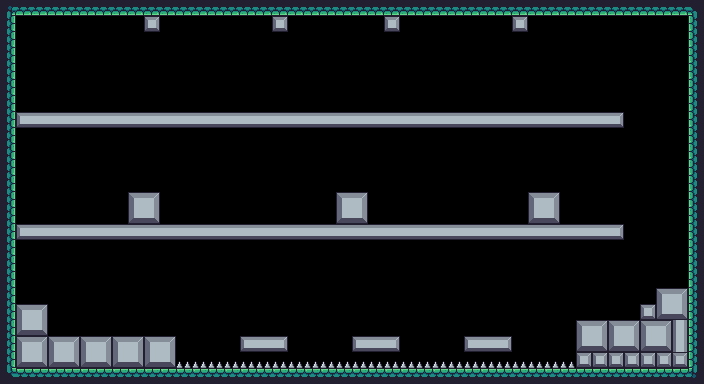

Below is a game level as drawn by its tile map, then a one-line description and the .tmx file that defines it, in full:
An orthogonal 44x24 tile map with 16x16 px tiles, 1 tile layer (图块层 1), 7 tilesets, 1 image layer and 59 objects.

<map version="1.10" tiledversion="1.12.2" orientation="orthogonal" renderorder="right-down" width="44" height="24" tilewidth="16" tileheight="16" infinite="0" nextlayerid="4" nextobjectid="70">
 <tileset firstgid="1" source="Terrain (16x16).tsx" />
 <tileset firstgid="243" source="Idle.tsx" />
 <tileset firstgid="244" source="Spiked Ball.tsx" />
 <tileset firstgid="245" source="rock head.tsx" />
 <tileset firstgid="269" source="Kiwi.tsx" />
 <tileset firstgid="286" source="On (38x38).tsx" />
 <tileset firstgid="294" source="Chain.tsx" />
 <imagelayer id="2" name="图像图层 1" offsetx="0" offsety="-896" repeatx="1" repeaty="1">
  <image source="Green.png" width="64" height="64" />
 </imagelayer>
 <layer id="1" name="图块层 1" width="44" height="24">
  <data encoding="csv">
180,222,222,222,222,222,222,222,222,222,222,222,222,222,222,222,222,222,222,222,222,222,222,222,222,222,222,222,222,222,222,222,222,222,222,222,222,222,222,222,222,222,222,181,
201,0,0,0,0,0,0,0,0,123,0,0,0,0,0,0,0,123,0,0,0,0,0,0,123,0,0,0,0,0,0,0,123,0,0,0,0,0,0,0,0,0,0,199,
201,0,0,0,0,0,0,0,0,0,0,0,0,0,0,0,0,0,0,0,0,0,0,0,0,0,0,0,0,0,0,0,0,0,0,0,0,0,0,0,0,0,0,199,
201,0,0,0,0,0,0,0,0,0,0,0,0,0,0,0,0,0,0,0,0,0,0,0,0,0,0,0,0,0,0,0,0,0,0,0,0,0,0,0,0,0,0,199,
201,0,0,0,0,0,0,0,0,0,0,0,0,0,0,0,0,0,0,0,0,0,0,0,0,0,0,0,0,0,0,0,0,0,0,0,0,0,0,0,0,0,0,199,
201,0,0,0,0,0,0,0,0,0,0,0,0,0,0,0,0,0,0,0,0,0,0,0,0,0,0,0,0,0,0,0,0,0,0,0,0,0,0,0,0,0,0,199,
201,0,0,0,0,0,0,0,0,0,0,0,0,0,0,0,0,0,0,0,0,0,0,0,0,0,0,0,0,0,0,0,0,0,0,0,0,0,0,0,0,0,0,199,
201,101,102,102,102,102,102,102,102,102,102,102,102,102,102,102,102,102,102,102,102,102,102,102,102,102,102,102,102,102,102,102,102,102,102,102,102,102,103,0,0,0,0,199,
201,0,0,0,0,0,0,0,0,0,0,0,0,0,0,0,0,0,0,0,0,0,0,0,0,0,0,0,0,0,0,0,0,0,0,0,0,0,0,0,0,0,0,199,
201,0,0,0,0,0,0,0,0,0,0,0,0,0,0,0,0,0,0,0,0,0,0,0,0,0,0,0,0,0,0,0,0,0,0,0,0,0,0,0,0,0,0,199,
201,0,0,0,0,0,0,0,0,0,0,0,0,0,0,0,0,0,0,0,0,0,0,0,0,0,0,0,0,0,0,0,0,0,0,0,0,0,0,0,0,0,0,199,
201,0,0,0,0,0,0,0,0,0,0,0,0,0,0,0,0,0,0,0,0,0,0,0,0,0,0,0,0,0,0,0,0,0,0,0,0,0,0,0,0,0,0,199,
201,0,0,0,0,0,0,0,124,125,0,0,0,0,0,0,0,0,0,0,0,124,125,0,0,0,0,0,0,0,0,0,0,124,125,0,0,0,0,0,0,0,0,199,
201,0,0,0,0,0,0,0,146,147,0,0,0,0,0,0,0,0,0,0,0,146,147,0,0,0,0,0,0,0,0,0,0,146,147,0,0,0,0,0,0,0,0,199,
201,101,102,102,102,102,102,102,102,102,102,102,102,102,102,102,102,102,102,102,102,102,102,102,102,102,102,102,102,102,102,102,102,102,102,102,102,102,103,0,0,0,0,199,
201,0,0,0,0,0,0,0,0,0,0,0,0,0,0,0,0,0,0,0,0,0,0,0,0,0,0,0,0,0,0,0,0,0,0,0,0,0,0,0,0,0,0,199,
201,0,0,0,0,0,0,0,0,0,0,0,0,0,0,0,0,0,0,0,0,0,0,0,0,0,0,0,0,0,0,0,0,0,0,0,0,0,0,0,0,0,0,199,
201,0,0,0,0,0,0,0,0,0,0,0,0,0,0,0,0,0,0,0,0,0,0,0,0,0,0,0,0,0,0,0,0,0,0,0,0,0,0,0,0,0,0,199,
201,0,0,0,0,0,0,0,0,0,0,0,0,0,0,0,0,0,0,0,0,0,0,0,0,0,0,0,0,0,0,0,0,0,0,0,0,0,0,0,0,124,125,199,
201,124,125,0,0,0,0,0,0,0,0,0,0,0,0,0,0,0,0,0,0,0,0,0,0,0,0,0,0,0,0,0,0,0,0,0,0,0,0,0,123,146,147,199,
201,146,147,0,0,0,0,0,0,0,0,0,0,0,0,0,0,0,0,0,0,0,0,0,0,0,0,0,0,0,0,0,0,0,0,0,124,125,124,125,124,125,126,199,
201,124,125,124,125,124,125,124,125,124,125,0,0,0,0,101,102,103,0,0,0,0,101,102,103,0,0,0,0,101,102,103,0,0,0,0,146,147,146,147,146,147,126,199,
201,146,147,146,147,146,147,146,147,146,147,243,243,243,243,243,243,243,243,243,243,243,243,243,243,243,243,243,243,243,243,243,243,243,243,243,123,123,123,123,123,123,123,199,
202,178,178,178,178,178,178,178,178,178,178,178,178,178,178,178,178,178,178,178,178,178,178,178,178,178,178,178,178,178,178,178,178,178,178,178,178,178,178,178,178,178,178,203
</data>
 </layer>
 <objectgroup id="3" name="对象层 1">
  <object id="4" gid="253" x="652.5" y="137" width="42" height="42" />
  <object id="5" gid="253" x="430" y="229.667" width="42" height="42" />
  <object id="6" gid="253" x="217.5" y="229" width="42" height="42" />
  <object id="7" gid="269" x="247.5" y="335" width="32" height="32" />
  <object id="8" gid="269" x="304" y="304" width="32" height="32" />
  <object id="9" gid="269" x="360" y="336.5" width="32" height="32" />
  <object id="11" gid="269" x="416" y="304" width="32" height="32" />
  <object id="12" gid="269" x="471.5" y="336.5" width="32" height="32" />
  <object id="13" gid="269" x="368" y="224" width="32" height="32" />
  <object id="14" gid="269" x="400" y="224" width="32" height="32" />
  <object id="15" gid="269" x="432" y="224" width="32" height="32" />
  <object id="16" gid="269" x="464" y="224" width="32" height="32" />
  <object id="17" gid="269" x="496" y="224" width="32" height="32" />
  <object id="18" gid="269" x="432" y="192" width="32" height="32" />
  <object id="19" gid="269" x="304" y="224" width="32" height="32" />
  <object id="20" gid="269" x="268.5" y="225.5" width="32" height="32" />
  <object id="21" gid="269" x="232" y="226.5" width="32" height="32" />
  <object id="22" gid="269" x="208" y="224" width="32" height="32" />
  <object id="23" gid="269" x="176" y="224" width="32" height="32" />
  <object id="24" gid="269" x="224" y="192" width="32" height="32" />
  <object id="26" gid="269" x="32" y="192" width="32" height="32" />
  <object id="28" gid="269" x="16" y="224" width="32" height="32" />
  <object id="29" gid="269" x="16" y="208" width="32" height="32" />
  <object id="30" gid="269" x="16" y="208" width="32" height="32" />
  <object id="31" gid="269" x="48" y="192" width="32" height="32" />
  <object id="32" gid="269" x="16" y="192" width="32" height="32" />
  <object id="33" gid="269" x="32" y="208" width="32" height="32" />
  <object id="34" gid="269" x="32" y="224" width="32" height="32" />
  <object id="35" gid="269" x="48" y="224" width="32" height="32" />
  <object id="36" gid="269" x="48" y="208" width="32" height="32" />
  <object id="37" gid="286" x="247.667" y="285.667" width="38" height="38" />
  <object id="38" gid="286" x="357.667" y="284.333" width="38" height="38" />
  <object id="39" gid="286" x="469.667" y="287" width="38" height="38" />
  <object id="41" gid="244" x="484" y="97" width="28" height="28" />
  <object id="42" gid="244" x="356" y="96.5" width="28" height="28" />
  <object id="43" gid="244" x="244" y="97" width="28" height="28" />
  <object id="46" gid="244" x="117.5" y="95" width="28" height="28" />
  <object id="47" gid="294" x="146.667" y="40.6667" width="8" height="8" />
  <object id="48" gid="294" x="142.667" y="54.6667" width="8" height="8" />
  <object id="49" gid="294" x="140" y="67.3333" width="8" height="8" />
  <object id="50" gid="294" x="272.667" y="43.3333" width="8" height="8" />
  <object id="51" gid="294" x="270" y="54.6667" width="8" height="8" />
  <object id="52" gid="294" x="266.667" y="67.3333" width="8" height="8" />
  <object id="53" gid="294" x="387.333" y="44" width="8" height="8" />
  <object id="54" gid="294" x="384" y="55.3333" width="8" height="8" />
  <object id="55" gid="294" x="378.667" y="68.6667" width="8" height="8" />
  <object id="56" gid="294" x="515.333" y="42.6667" width="8" height="8" />
  <object id="57" gid="294" x="512" y="53.3333" width="8" height="8" />
  <object id="58" gid="294" x="507.333" y="62" width="8" height="8" />
  <object id="60" gid="269" x="560" y="112" width="32" height="32" />
  <object id="61" gid="269" x="504" y="78.5" width="32" height="32" />
  <object id="62" gid="269" x="432" y="112" width="32" height="32" />
  <object id="63" gid="269" x="374.5" y="79" width="32" height="32" />
  <object id="64" gid="269" x="320" y="112" width="32" height="32" />
  <object id="65" gid="269" x="262" y="78.5" width="32" height="32" />
  <object id="66" gid="269" x="192" y="112" width="32" height="32" />
  <object id="67" gid="269" x="135.5" y="80.5" width="32" height="32" />
  <object id="68" gid="269" x="64" y="112" width="32" height="32" />
  <object id="69" gid="269" x="16" y="64" width="32" height="32" />
 </objectgroup>
</map>
